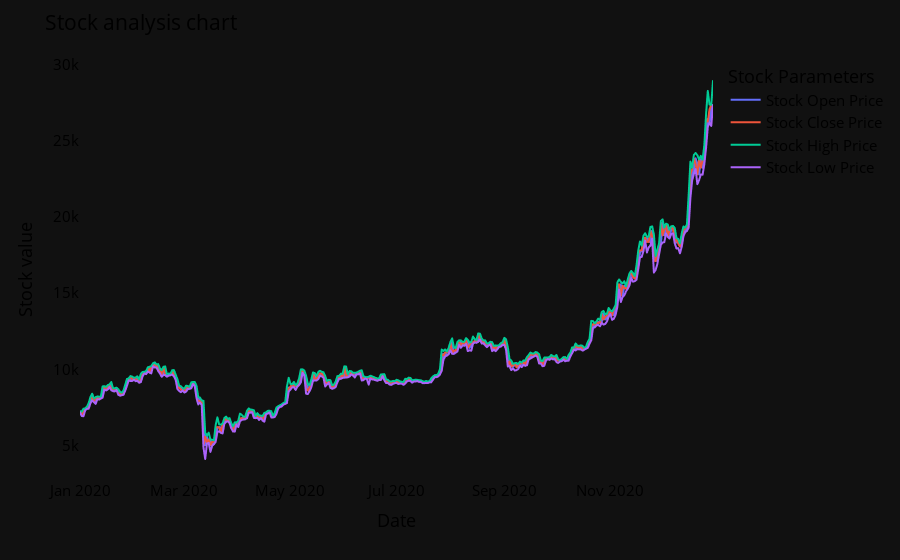

Notebook code cell kept with this figure:
### Code cell
names=cycle(['Stock Open Price','Stock Close Price','Stock High Price','Stock Low Price'])
fig=px.line(y_2020,x=y_2020.Date,y=[y_2020['Open'],y_2020['Close'],y_2020['High'],y_2020['Low']],labels={'Date': 'Date','value':'Stock value'})

fig.update_layout(title_text='Stock analysis chart',font_size=15,font_color='black',legend_title_text='Stock Parameters')
fig.for_each_trace(lambda t: t.update(name=next(names)))
fig.update_xaxes(showgrid=False)
fig.update_yaxes(showgrid=False)
fig.show()

### Figure 1 — Plotly figure (JSON) as saved in the notebook; plotly's stock layout.template omitted (floating-point values rounded to 4 significant figures; data arrays with more than 128 entries replaced by an {"elided": "..."} marker saying what was removed)
{"data": [{"hovertemplate": "variable=Open<br>Date=%{x}<br>Stock value=%{y}<extra></extra>", "legendgroup": "Open", "line": {"color": "#636efa", "dash": "solid"}, "marker": {"symbol": "circle"}, "mode": "lines", "name": "Stock Open Price", "showlegend": true, "x": {"elided": "365 str values"}, "xaxis": "x", "y": {"elided": "365 float values"}, "yaxis": "y", "type": "scattergl"}, {"hovertemplate": "variable=Close<br>Date=%{x}<br>Stock value=%{y}<extra></extra>", "legendgroup": "Close", "line": {"color": "#EF553B", "dash": "solid"}, "marker": {"symbol": "circle"}, "mode": "lines", "name": "Stock Close Price", "showlegend": true, "x": {"elided": "365 str values"}, "xaxis": "x", "y": {"elided": "365 float values"}, "yaxis": "y", "type": "scattergl"}, {"hovertemplate": "variable=High<br>Date=%{x}<br>Stock value=%{y}<extra></extra>", "legendgroup": "High", "line": {"color": "#00cc96", "dash": "solid"}, "marker": {"symbol": "circle"}, "mode": "lines", "name": "Stock High Price", "showlegend": true, "x": {"elided": "365 str values"}, "xaxis": "x", "y": {"elided": "365 float values"}, "yaxis": "y", "type": "scattergl"}, {"hovertemplate": "variable=Low<br>Date=%{x}<br>Stock value=%{y}<extra></extra>", "legendgroup": "Low", "line": {"color": "#ab63fa", "dash": "solid"}, "marker": {"symbol": "circle"}, "mode": "lines", "name": "Stock Low Price", "showlegend": true, "x": {"elided": "365 str values"}, "xaxis": "x", "y": {"elided": "365 float values"}, "yaxis": "y", "type": "scattergl"}], "layout": {"xaxis": {"anchor": "y", "domain": [0.0, 1.0], "title": {"text": "Date"}, "showgrid": false}, "yaxis": {"anchor": "x", "domain": [0.0, 1.0], "title": {"text": "Stock value"}, "showgrid": false}, "legend": {"title": {"text": "Stock Parameters"}, "tracegroupgap": 0}, "margin": {"t": 60}, "title": {"text": "Stock analysis chart"}, "font": {"size": 15, "color": "black"}}}
